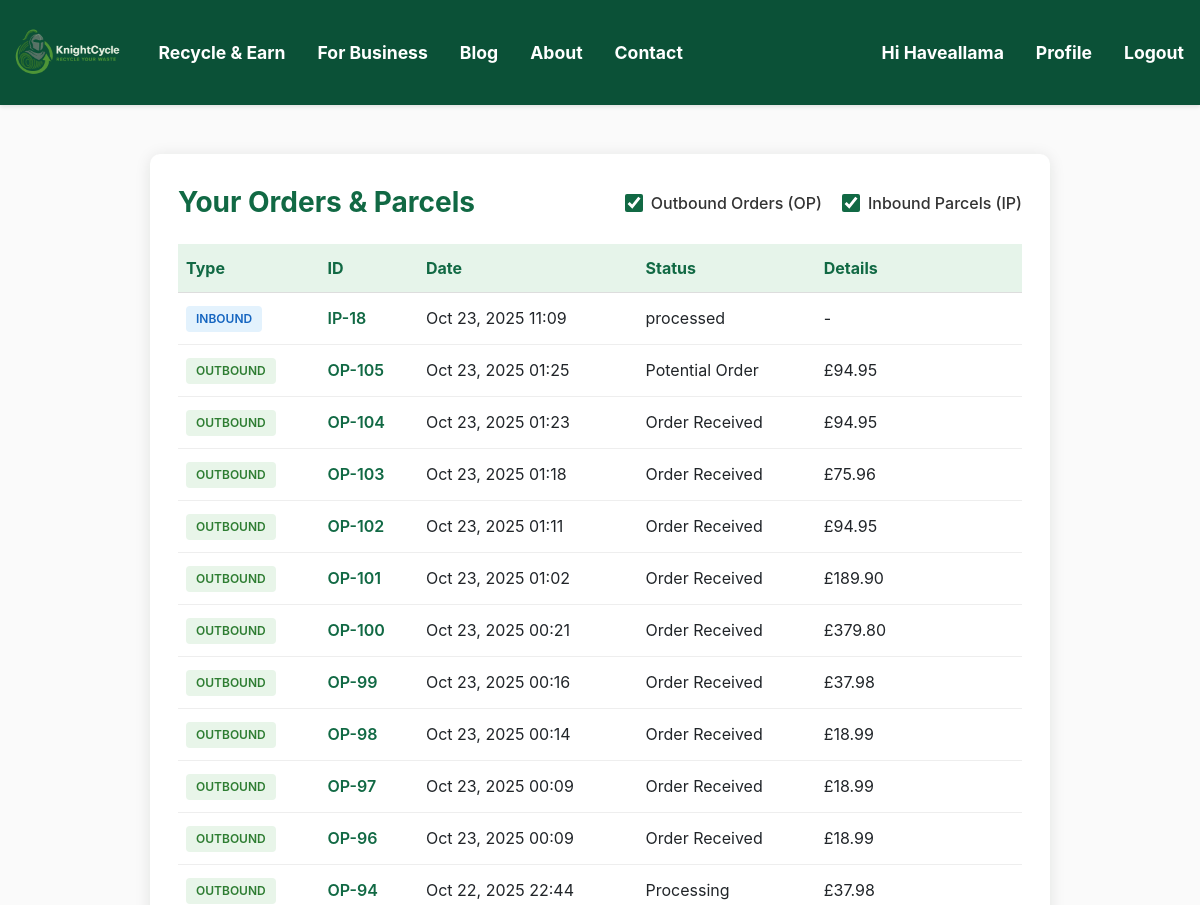
The app's page /store/orders/ (signed in, upper part), older data.
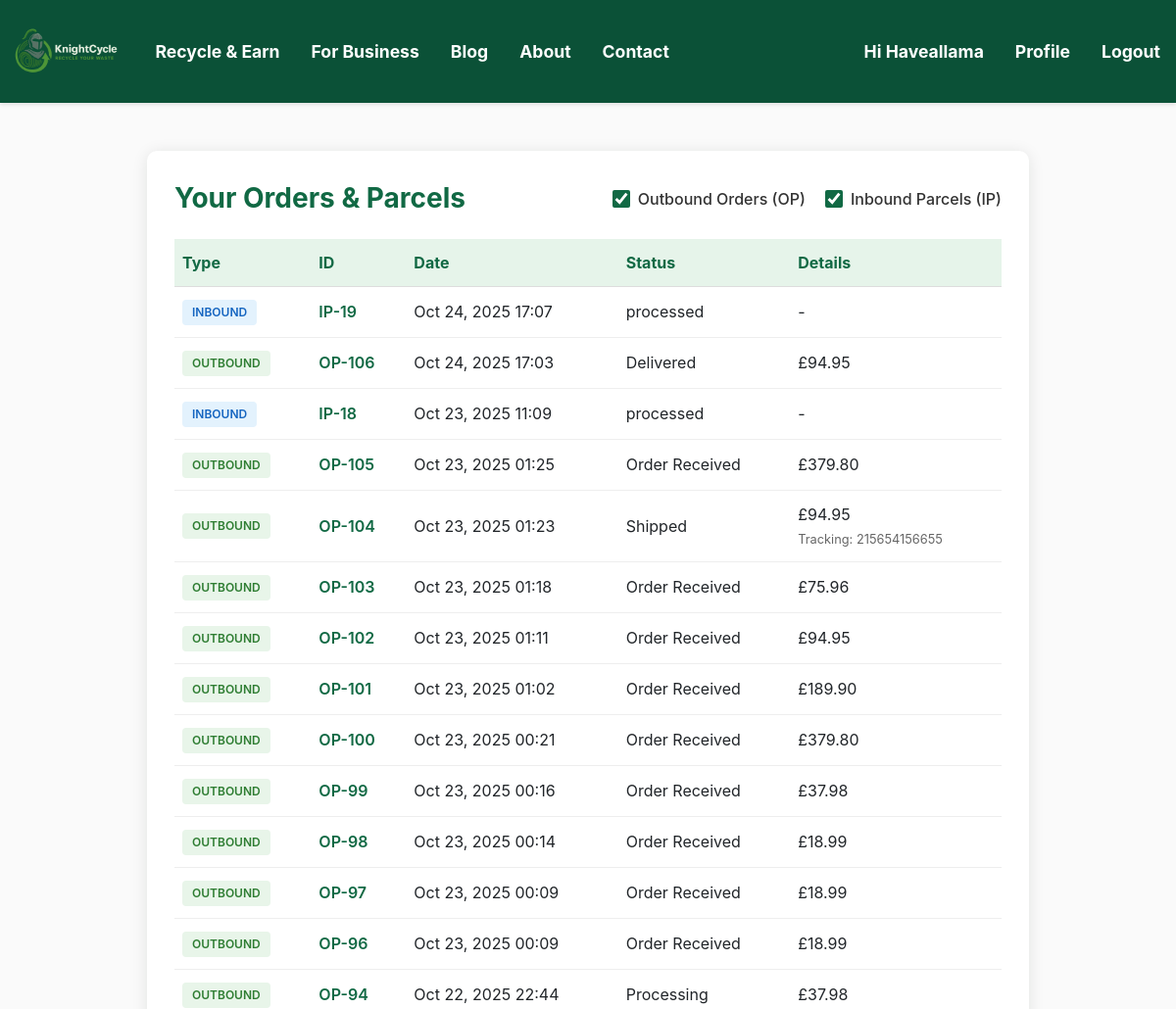
The same page, newer data.
### store/models.py (models this page shows, shortened)
class IncomingParcel(models.Model):
    user = models.ForeignKey(settings.AUTH_USER_MODEL, on_delete=models.CASCADE, related_name='incoming_parcels', null=True, blank=True)
    address = models.CharField(max_length=255, blank=True, default='')
    city = models.CharField(max_length=100, blank=True, default='')
    county = models.CharField(max_length=100, blank=True, default='')
    postcode = models.CharField(max_length=20, blank=True, default='')
    country = models.CharField(max_length=100, blank=True, default='')
    details = models.TextField(blank=True, default='')
    pla = models.BooleanField(default=False)
    petg = models.BooleanField(default=False)
    status = models.CharField(max_length=20, choices=ParcelStatus.choices, default=ParcelStatus.AWAITING)
    date_submitted = models.DateTimeField(default=timezone.now)
    admin_comment = models.TextField(blank=True, default='')
    points_calculated = models.IntegerField(null=True, blank=True, help_text="Auto-calculated based on weight, editable by admin")
    points_awarded = models.BooleanField(default=False)  # track if points were already awarded

class Order(models.Model):
    customer = models.ForeignKey(Customer, on_delete=models.SET_NULL, null=True, blank=True)
    date_ordered = models.DateTimeField(auto_now_add=True)
    status = models.CharField(max_length=20, choices=OrderStatus.choices, default=OrderStatus.POTENTIAL)
    transaction_id = models.CharField(max_length=100, null=True, blank=True)
    tracking_number = models.CharField(max_length=100, null=True, blank=True)
    points_used = models.PositiveIntegerField(default=0)
    points_discount = models.DecimalField(max_digits=10, decimal_places=2, default=Decimal('0.00'))
    @property
    def order_number(self):
        return f"OP-{self.id}"
    @property
    def shipping(self):
        shipping = False
        for i in self.orderitem_set.all():
            if i.product and getattr(i.product, 'digital', None) is not None:
                if i.product.digital is False:
                    shipping = True
        return shipping
    @property
    def get_cart_total(self):
        orderitems = self.orderitem_set.all()
        total = sum([item.get_total for item in orderitems])
        return total
    @property
    def get_cart_items(self):
        orderitems = self.orderitem_set.all()
        total = sum([item.quantity for item in orderitems])
        return total

class OrderItem(models.Model):
    product = models.ForeignKey(Product, on_delete=models.SET_NULL, null=True)
    order = models.ForeignKey(Order, on_delete=models.SET_NULL, null=True)
    quantity = models.IntegerField(default=0, null=True, blank=True)
    date_added = models.DateTimeField(auto_now_add=True)
    @property
    def get_total(self):
        if self.product:
            return self.product.price * self.quantity
        return 0

class Product(models.Model):
    PRODUCT_TYPE_CHOICES = [
        ('PLA', 'PLA'),
        ('PETG', 'PETG'),
        ('ABS', 'ABS'),
        ('Nylon', 'Nylon'),
        ('Other', 'Other'),
    ]
    COLOUR_CHOICES = [
        ('Black', 'Black'),
        ('White', 'White'),
        ('Red', 'Red'),
        ('Blue', 'Blue'),
        ('Green', 'Green'),
        ('Yellow', 'Yellow'),
        ('Mixed', 'Mixed'),
        ('Other', 'Other'),
    ]
    name = models.CharField(max_length=200)
    slug = models.SlugField(max_length=200, unique=True, blank=True)
    price = models.DecimalField(max_digits=7, decimal_places=2)
    digital = models.BooleanField(default=False, null=True, blank=True)
    image = models.ImageField(null=True, blank=True)
    is_active = models.BooleanField(default=True)
    description = models.TextField(null=True, blank=True)
    product_type = models.CharField(max_length=100, blank=True, help_text="e.g. PLA, PETG, ABS")
    colour = models.CharField(max_length=50, blank=True, help_text="e.g. Black, White, Red")
    stock_quantity = models.IntegerField(default=0, help_text="Number of items in stock")  # ✅ New field
    low_stock_threshold = models.IntegerField(default=5, help_text="Alert when stock falls below this")  # ✅ New field

### store/views.py (the view)
# urls.py: path('orders/', views.orders, name='orders'),
@login_required
def orders(request):
    data = cartData(request)
    cartItems = data.get('cartItems', 0)
    customer = getattr(request.user, 'customer', None)
    orders = []
    if customer:
        orders = Order.objects.filter(customer=customer).order_by('-date_ordered')
    IncomingParcel = apps.get_model('store', 'IncomingParcel')
    parcels = []
    if IncomingParcel:
        parcels = IncomingParcel.objects.filter(user=request.user).order_by('-date_submitted')
    combined = []
    for order in orders:
        combined.append({
            'type': 'order',
            'object': order,
            'date': order.date_ordered
        })
    for parcel in parcels:
        parcel_date = (
            parcel.date_submitted or
            getattr(parcel, 'submitted_at', None) or
            getattr(parcel, 'created_at', None)
        )
        if parcel_date:
            combined.append({
                'type': 'parcel',
                'object': parcel,
                'date': parcel_date
            })
    combined.sort(key=lambda x: x['date'], reverse=True)
    context = {
        'orders': orders,
        'parcels': parcels,
        'combined': combined,
        'cartItems': cartItems,
    }
    return render(request, 'pages/orders.html', context)

### templates/pages/orders.html (shortened to what this page needs)
{% extends 'store/main.html' %}
{% block content %}
<div class="orders-container">
  <div class="orders-header">
    <h2 class="orders-title">Your Orders & Parcels</h2>
    <div class="filter-controls">
      <div class="filter-checkbox">
        <input type="checkbox" id="show-outbound" checked>
        <label for="show-outbound">Outbound Orders (OP)</label>
      </div>
      <div class="filter-checkbox">
        <input type="checkbox" id="show-inbound" checked>
        <label for="show-inbound">Inbound Parcels (IP)</label>
      </div>
    </div>
  </div>
  <table class="orders-table">
    <thead>
      <tr>
        <th>Type</th>
        <th>ID</th>
        <th>Date</th>
        <th>Status</th>
        <th>Details</th>
      </tr>
    </thead>
    <tbody id="orders-tbody">
      {% for item in combined %}
        {% if item.type == 'order' %}
          {% with order=item.object %}
          <tr class="order-row outbound-row" data-type="outbound">
            <td><span class="type-badge outbound">Outbound</span></td>
            <td>
              <a href="{% url 'store:order_detail' order.id %}" class="order-link">
                {{ order.order_number }}
              </a>
            </td>
            <td>{{ order.date_ordered|date:'M d, Y H:i' }}</td>
            <td>{{ order.status }}</td>
            <td>
              £{{ order.get_cart_total }}
              {% if order.tracking_number %}
              <br><small style="color:#666;">Tracking: {{ order.tracking_number }}</small>
              {% endif %}
            </td>
          </tr>
          {% endwith %}
        {% else %}
          {% with parcel=item.object %}
          <tr class="order-row inbound-row" data-type="inbound">
            <td><span class="type-badge inbound">Inbound</span></td>
            <td>
              <a href="{% url 'store:inbound_parcel_detail' parcel.pk %}" class="order-link">
                {% if parcel.ip %}{{ parcel.ip }}
                {% elif parcel.code %}{{ parcel.code }}
                {% else %}IP-{{ parcel.pk }}{% endif %}
              </a>
            </td>
            <td>
              {% if parcel.date_submitted %}{{ parcel.date_submitted|date:"M d, Y H:i" }}
              {% elif parcel.submitted_at %}{{ parcel.submitted_at|date:"M d, Y H:i" }}
              {% elif parcel.created_at %}{{ parcel.created_at|date:"M d, Y H:i" }}
              {% else %}-{% endif %}
            </td>
            <td>{{ parcel.status|default:"Pending" }}</td>
            <td>
              {% if parcel.weight_kg %}
                {{ parcel.weight_kg }} kg
              {% else %}
                -
              {% endif %}
            </td>
          </tr>
          {% endwith %}
        {% endif %}
      {% endfor %}
    </tbody>
  </table>
</div>
{% endblock %}

### store/templates/store/main.html (shortened to what this page needs)
<!DOCTYPE html>
{% load static %}
<html lang="en">
    <head>
        <link rel="stylesheet" href="https://stackpath.bootstrapcdn.com/bootstrap/4.4.1/css/bootstrap.min.css">
        <link rel="stylesheet" type="text/css" href="{% static 'css/main.css' %}">
    </head>
    <body>
    <nav class="navbar navbar-expand-lg navbar-dark navbar-eco">
    <a class="navbar-brand" href="{% url 'home' %}">
        <img src="{% static 'images/Logo.png' %}" alt="KnightCycle" style="height: 85px; width: auto; margin-right: 15px; display: block;">
    </a>
    <div class="collapse navbar-collapse" id="navbarSupportedContent">
        <ul class="navbar-nav mr-auto">
        <li class="nav-item active">
             <a class="nav-link" href="{% url 'send_waste' %}">Recycle & Earn <span class="sr-only">(current)</span></a>
        </li>
        </li><li class="nav-item active">
            <a class="nav-link" href="{% url 'store:business' %}">For Business</a>
        </li>
        <li class="nav-item active">
            <a class="nav-link" href="{% url 'store:blog' %}">Blog <span class="sr-only">(current)</span></a>
        <li>
        <li class="nav-item active">
            <a class="nav-link" href="{% url 'about' %}">About <span class="sr-only">(current)</span></a>
        </li>
        <li class="nav-item active">
            <a class="nav-link" href="{% url 'store:contact' %}">Contact</a>
        </li>
        </ul>
        <div class="form-inline my-2 my-lg-0">
            {% if user.is_authenticated %}
                <span class="nav-link greeting">Hi {{ user.username }}</span>
                <a class="nav-link" href="{% url 'store:profile' %}">Profile</a>
                <a class="nav-link" href="{% url 'store:logout' %}">Logout</a>
            {% else %}
                <a class="nav-link" href="{% url 'store:login' %}">Login <span class="sr-only">(current)</span></a>
            {% endif %}
        </div>
    </div>
    </nav>
    <div class="container">
        <br>
        {% block content %}
        {% endblock content %}
    </div>
</body>
</html>

### static/css/main.css (style rules this page uses)
html { overflow-y: scroll !important; overflow-x: hidden; }
body { min-height: 100vh !important; height: 100% !important; margin: 0; padding: 0; background-color: hsl(0, 0%, 98%); font-family: -apple-system, BlinkMacSystemFont, 'Segoe UI', Roboto, Oxygen, Ubuntu, Cantarell, sans-serif; }
html, body { min-height: 100vh !important; height: 100% !important; overflow-y: scroll !important; overflow-x: hidden; margin: 0; padding: 0; }
body { padding-top: 0; }
.navbar-eco { position: fixed !important; top: 0 !important; left: 0 !important; right: 0 !important; width: 100% !important; z-index: 1000 !important; background-color: #0b5137 !important; box-shadow: 0 2px 4px rgba(0,0,0,0.1); }
.navbar { box-shadow: 0 2px 4px rgba(0,0,0,0.1); }
.navbar-brand { font-weight: 700; font-size: 1.5rem; color: #fff !important; }
.nav-link { font-weight: 500; transition: opacity 0.2s ease; color: #fff !important; }
body > .container, body > section, body > div:first-of-type { margin-top: 70px; }
html, body { overflow-y: auto !important; }
body { overflow-x: hidden; }
html { scrollbar-gutter: auto; }

### store/templates/store/main.html (style rules this page uses)
.navbar-eco { min-height: 80px !important; padding: 10px 0 !important; display: flex !important; align-items: center !important; }
.navbar-brand { padding: 0 !important; margin: 0 !important; line-height: 1; display: flex; align-items: center; }
.navbar-collapse { align-items: center !important; }
.navbar-eco .nav-link, .navbar-eco .nav-link.greeting { font-weight: 700 !important; color: #fff !important; opacity: 1 !important; font-size: 1.1rem !important; padding: 0.5rem 1rem !important; line-height: normal !important; }

### templates/pages/orders.html (style rules this page uses)
.orders-container { max-width: 900px; margin: 60px auto; padding: 32px 28px; background: #fff; border-radius: 10px; box-shadow: 0 2px 16px rgba(0,32,16,0.10); }
.orders-header { display: flex; justify-content: space-between; align-items: center; margin-bottom: 24px; flex-wrap: wrap; gap: 16px; }
.orders-title { color: #116944; font-weight: 700; font-size: 28px; margin: 0; }
.filter-controls { display: flex; gap: 20px; align-items: center; }
.filter-checkbox { display: flex; align-items: center; gap: 8px; cursor: pointer; user-select: none; }
.filter-checkbox input[type="checkbox"] { width: 18px; height: 18px; cursor: pointer; accent-color: #116944; }
.filter-checkbox label { cursor: pointer; font-weight: 500; color: #333; margin: 0; }
.orders-table { width: 100%; margin-top: 18px; border-collapse: collapse; }
.orders-table thead tr { background: #e6f4ea; color: #116944; font-weight: 600; }
.orders-table th { padding: 12px 8px; border-bottom: 1px solid #ddd; text-align: left; }
.orders-table td { padding: 12px 8px; border-bottom: 1px solid #eee; }
.order-link { color: #116944; font-weight: 600; text-decoration: none; }
.type-badge { display: inline-block; padding: 4px 10px; border-radius: 4px; font-size: 12px; font-weight: 600; text-transform: uppercase; }
.type-badge.outbound { background: #e8f5e9; color: #2e7d32; }
.type-badge.inbound { background: #e3f2fd; color: #1565c0; }

Row changes from the older to the newer data that the page shows:
added IncomingParcel: object.pk "19", object.date_submitted "Oct 24, 2025 17:07", object.status "processed"
added Order: object.order_number "OP-106", object.date_ordered "Oct 24, 2025 17:03", object.status "Delivered", object.get_cart_total "94.95"
changed Order "OP-105": object.status "Potential Order" → "Order Received"; object.get_cart_total "94.95" → "379.80"
changed Order "OP-104": object.status "Order Received" → "Shipped"; tracking_number empty → "215654156655" (drawn); object.tracking_number (not shown) → "215654156655"
